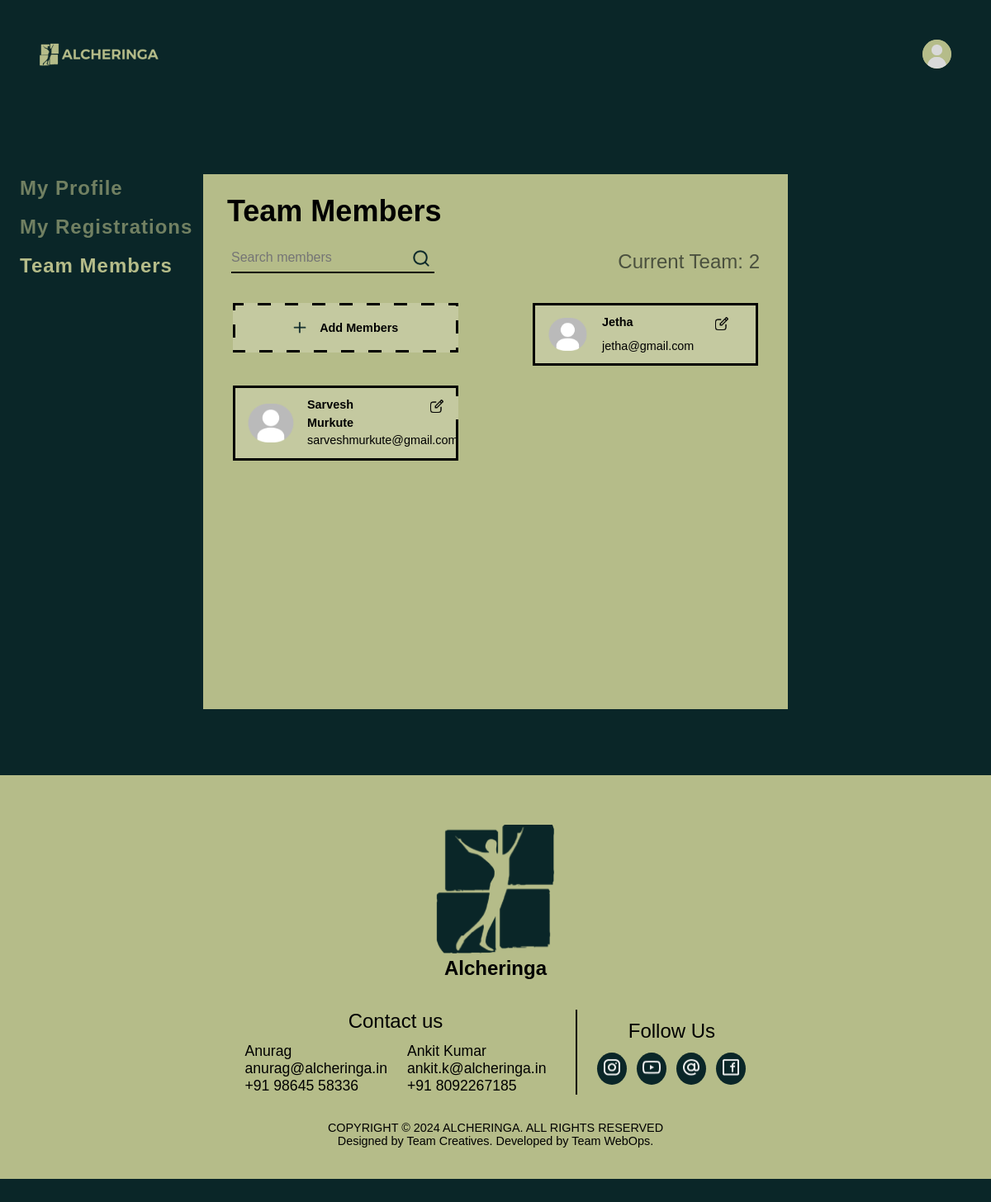
Screenshot of /competitions/TeamMembers/ (signed in) with the database file from the repository.
### apps/users/models.py (models this page shows, shortened)
class NewUser(AbstractBaseUser, PermissionsMixin):
    GENDER=(('M','Male'),('F','Female'),('O','Others'))
    gender=models.CharField(choices=GENDER,default='M',max_length=20)
    alcherid = models.CharField(
        max_length=255, blank=True, unique=True)
    referred_by = models.CharField(
        max_length=255, blank=True)
    otp = models.CharField(max_length=6,default='000000')
    id = models.SlugField(primary_key=True, default=uuid.uuid4)
    img = models.ImageField(upload_to="image_uploads/userdp/",
                            default='user-default.png')
    email = models.EmailField(_('email address'), unique=True)
    username = models.CharField(max_length=150, unique=True)
    collegename = models.CharField(max_length=150, unique=False)
    city = models.CharField(max_length=150, unique=False)
    state = models.CharField(max_length= 200, unique=False, blank=True)
    fullname = models.CharField(max_length=150, )
    phone_number = PhoneNumberField(max_length = 14, unique=False, )
    alternate_phone = models.CharField(max_length = 14, unique=False, blank=True)
    interest = models.ManyToManyField(
        "competitions.Module", related_name="interest")
    team_members=models.IntegerField(default=0)
    events_registered = models.ManyToManyField(
        "competitions.Competition", related_name="competition",blank=True)
    date_joined = models.DateTimeField(default=timezone.now)
    provider = models.CharField(max_length=200, unique=False, default="email")
    about = models.TextField(_('about'), max_length=500, blank=True)
    is_staff = models.BooleanField(default=False)
    is_active = models.BooleanField(default=False)
    objects = CustomAccountManager()
    USERNAME_FIELD = 'email'
    REQUIRED_FIELDS = ['username']

class TeamMembers(models.Model):
    GENDER_CHOICES = [
        ('M', 'Male'),
        ('F', 'Female'),
        ('O','Others')
    ]
    id = models.SlugField(primary_key=True, default=uuid.uuid4)
    memberid = models.CharField(
        max_length=255, default="MEM-XXXX-XXXX")
    img = models.ImageField(upload_to="image_uploads/userdp/",
                            default='user-default.png')
    email = models.EmailField()
    name = models.CharField(max_length=150, blank=True)
    phone = PhoneNumberField()
    gender = models.CharField(choices = GENDER_CHOICES,max_length=1,default='M')
    accomodation = models.BooleanField(default=False, blank=True)
    daysStay = models.IntegerField(default=0)
    accomodation_type=models.CharField(default='none',max_length=14)

### apps/competitions/views.py (the view)
# urls.py: path('TeamMembers/', views.teamMembers, name='TeamMembers'),
@login_required(login_url='login')
def teamMembers(request):
    team=Team.objects.get(leader=request.user)
    members=team.members.all()
    return render(request, 'eventRegistered/TeamMembers.html',{'members':members})

### templates/eventRegistered/TeamMembers.html (shortened to what this page needs)
{% extends "baseProfile.html" %} {% load static %} {% block title %}
<link rel="stylesheet" href="{% static 'css/teamMembers.css' %}" />
<link
  href="https://api.fontshare.com/css?f[]=satoshi@400,700&display=swap"
  rel="stylesheet"
/>
{% endblock title %} {% block content %}
<div class="teamMembers">
  <div class="team-container">
    <div class="top1">
      <div class="heading">Team Members</div>
    </div>
    <div class="search-container">
      <div class="search">
        <input
          type="text"
          placeholder="Search members"
          id="searchInput"
          onkeyup="performSearch()"
        />
        <button type="submit">
          <img src="{% static 'imgs/Vector (1).png' %}" />
        </button>
      </div>
      <div class="team-no">Current Team:</div>
    </div>
    <div class="members">
      <a class="member add" href="{% url 'add_member' %}">
        <img src="{% static 'imgs/Group 1.png' %}" />Add Members</a
      >
      {% for member in members %}
      <div class="member">
        <img src="{% static 'imgs/image 3.png' %}" />
        <div style="width:80%">
          <div style="display: flex; justify-content: space-between">
            <span style="font-weight: bold">{{member.name}}</span>
            <div>
              <button
                style="
                  border: none;
                  background-color: #c4c9a0;
                  margin-left: 2vw;
                  font-size: 2vw;
                "
              >
                <a
                  href="{% url 'edit_member' member_id=member.id %}"
                  style="text-decoration: none"
                  ><img style="width: 4vw; height: 4vw; max-width: 20px;max-height: 20px;" src="{% static 'icons/edit.png' %}"></img></a
                >
              </button>
            </div>
          </div>
          {{member.email}}
        </div>
      </div>
      {% endfor %}
    </div>
  </div>
</div>
{% endblock content %}

### templates/baseProfile.html (shortened to what this page needs)
{% load static %}
<!DOCTYPE html>
<head>
    <link rel="stylesheet" href="{% static 'css/profile.css' %}">
    <link href="https://api.fontshare.com/css?f[]=Satoshi@400,500,700&display=swap" rel="stylesheet">
    {% block title %}
    {% endblock %}
</head>
    <body>
        <div class="container-1">
            <header>
                <a href="{% url 'home' %}"><img class="logo" src="{% static 'imgs/home/logo.png' %}" alt="Alcher Logo"></a>
                <div class="action">
                    <div class="profile" onclick="menuToggle();">
                        <img src="{{request.user.img.url}}" alt="profile" >
                    </div>
                </div>
            </header>
            <section class="sidebar">
                <a id="btn1" class="active"  href="{% url 'profile' %}">My Profile</a>
                <a id="btn2"  href="{% url 'RegisteredEvents' %}">My Registrations</a>
                <a id="btn3"  href="{% url 'TeamMembers' %}">Team Members</a>
            </section>
            {% block content %}{% endblock %}
            {% include 'footer.html'%}
  </body>
</html>

### static/css/profile.css (style rules this page uses)
body { margin: 0; padding: 0; background-color: #0a2628; }
body { background-color: #0a2628; }
header { display: flex; justify-content: space-between; align-items: center; padding: 4%; position: relative; }
header .logo { width: 12vw; min-width: 120px; }
header a { display: flex; align-items: center; }
.action { right: 0; top: 0; color: white; gap: 0; overflow: visible; }
.action .profile { position: relative; overflow: hidden; cursor: pointer; height: 35px; width: 35px; border-radius: 50%; color: white; background-color: #b5bc89; }
.profile img { height: 100%; width: 100%; object-fit: cover; }
.sidebar { display: flex; flex-direction: column; justify-content: space-evenly; width: fit-content; position: absolute; margin-top: 3vh; height: 20vh; padding: 5vh; padding-left: 2vw; }
.sidebar a { text-decoration: none; display: block; font-weight: 600; letter-spacing: 1px; font-family: sans-serif; font-size: 2vw; color: rgb(181, 188, 137, 60%); }
.sidebar a.active { color: #b5bc89; }
.logo { display: flex; justify-content: space-between; gap: 1vw; }
.container-1 { background-color: #0a2628; margin-bottom: 10vh; height: auto; width: 100%; height: 100%; }

### static/css/teamMembers.css (style rules this page uses)
* { margin: 0; padding: 0; font-family: sans-serif; }
body { background-color: #0a2628; }
.teamMembers { display: flex; justify-content: center; margin: 10vh 0; }
.team-container { background-color: #b5bc89; width: 55vw; min-height: 600px; height: fit-content; padding: 3vh; }
.team-container .heading { font-weight: bold; font-size: 3vw; padding: 0 0 10px 5px; }
.search-container { display: flex; justify-content: space-between; height: fit-content; overflow: hidden; padding: 0 10px; }
.search { border-bottom: 2px solid black; width: 20vw; padding-right: 6px; }
.search input { border: none; outline: none; background: none; width: 70%; font-size: 2vh; padding: 0 6px 6px 0; }
.search button { float: right; cursor: pointer; border: none; background: none; }
.search button img { width: 20px; }
.team-no { font-family: "Satoshi", sans-serif; font-size: 2vw; color: rgba(74, 80, 62, 1); }
.heading { font-family: "Satoshi", sans-serif; font-size: 5vw; margin-bottom: 2vh; }
.members { display: flex; flex-wrap: wrap; justify-content: space-between; padding: 1.5vh; margin-top: 3vh; }
.member { box-sizing: border-box; width: 43%; border: 3px solid black; margin-bottom: 3vh; display: flex; align-items: center; padding: 10px 15px; font-size: 1.2vw; font-family: "Satoshi", sans-serif; background-color: rgba(255, 255, 255, 0.198); }
.member span { font-size: 1.2vw; max-width: 60%; word-wrap: break-word; }
.member img { width: 7vh; height: 7vh; object-fit: contain; }
.member div { line-height: 1.5; }
.member.add { border: none; display: flex; padding: 9px 15px; justify-content: center; align-items: center; height: 60px; width: 43%; font-family: "Satoshi", sans-serif; font-weight: 550; font-size: 1.2vw; text-decoration: none; color: black; }
.member.add img { height: 2vh; width: 2vh; }
.member img { height: 80%; margin-right: 2vh; }
.top1 { display: flex; justify-content: space-between; }

### rows the page displays
NewUser: user.img (placeholder picture)
TeamMembers: name "Jetha", email "jetha@gmail.com"
TeamMembers: name "Sarvesh Murkute", email "sarveshmurkute@gmail.com"
